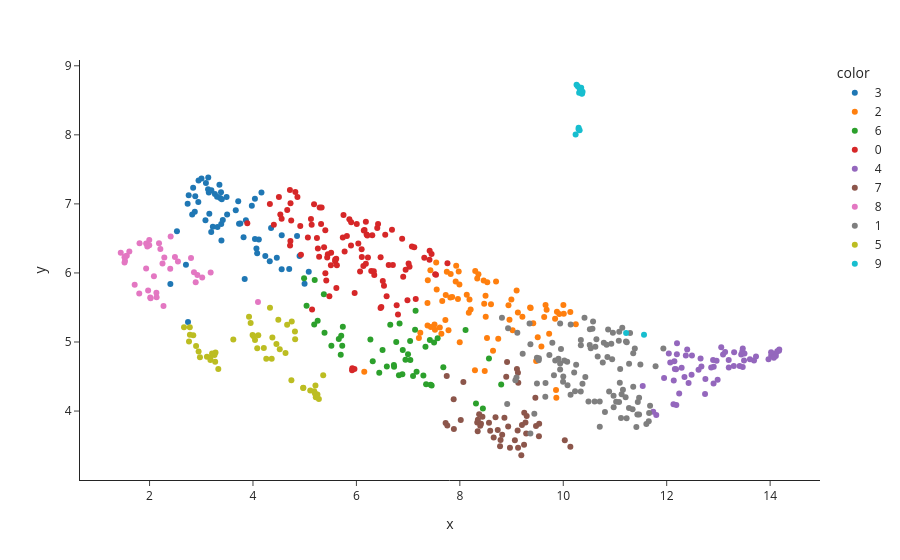

Notebook source saved alongside this figure:
### Code cell
#Leiden clustering UMAP
clusters = cajal.utilities.leiden_clustering(gw_dist, seed=1)
plotly.express.scatter(x=embedding[:,0],
                       y=embedding[:,1],
                       template="simple_white",
                       hover_name=[m + ".swc" for m in cells],
                       color = [str(m) for m in clusters])
